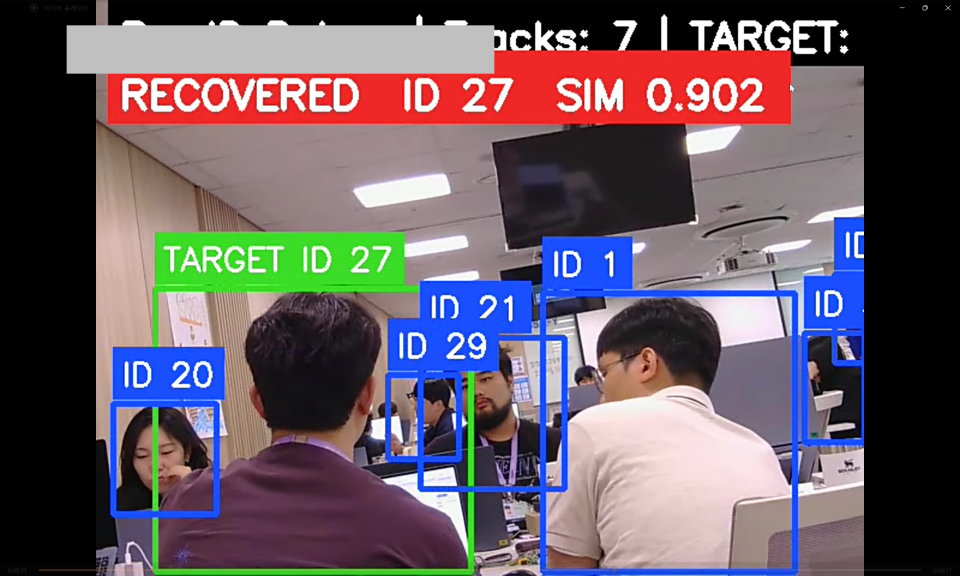
#> input picture img/id27.jpg, 2880 x 1728 px (shown at 1/3 size)
$ python -i mosaic_faces.py   (imports and definitions only)
#> lines starting #> are read from the running program, lines starting #| are printed output that depends on the picture; after the words box and inside, x2 and y2 are one past the last pixel; in counts of white or black regions, pixels touching at a corner belong together
#> further down, picture is the input picture: shape (1728, 2880, 3); mean B, G, R 98.5, 89.6, 102.1
r"""디버그 영상·스크린샷의 얼굴을 모자이크하고 오버레이는 원본 그대로 복원한다.

공개용(GitHub Releases 등) 자료를 만들 때 사용. 얼굴만 가리고
Re-ID 디버그 오버레이(배너·ID 라벨·추적 박스·상태줄)는 판독 가능하게 남긴다.

사용법:
    python scripts/mosaic_faces.py <입력> <출력>
    python scripts/mosaic_faces.py img/result.mp4 img/release/result.mp4
    python scripts/mosaic_faces.py img/result15.jpg img/release/result15.jpg

사전 준비:
    pip install opencv-contrib-python      # 4.x 계열 (5.0은 haarcascade 미포함)
    # YuNet 얼굴 탐지 모델을 이 스크립트와 같은 폴더에 둔다:
    curl -L -o scripts/yunet.onnx \\
      https://github.com/opencv/opencv_zoo/raw/main/models/face_detection_yunet/face_detection_yunet_2023mar.onnx
    # ffmpeg (H.264 재인코딩용) — winget install Gyan.FFmpeg

동작 원리
---------
1. 얼굴 탐지: YuNet을 2배 업스케일 프레임에 적용(작은 얼굴 리콜 향상).
   영상은 프레임별 결과를 ±SMOOTH 프레임 합집합으로 적용해 한두 프레임
   탐지 실패로 얼굴이 새는 것을 막는다. 탐지 결과는 .npz로 캐시한다.

2. 오버레이 복원: 오버레이는 렌더러가 화면 위에 **불투명하게** 덧그린
   픽셀이므로, 모자이크 후 그 자리를 원본으로 되돌려도 얼굴이 드러나지 않는다.
   - 채움 막대(배너·라벨)와 테두리 선(추적 박스)을 열림 연산으로 분리한다.
   - 막대는 바운딩 박스 전체를 복원 → 안의 흰 글자까지 살아난다.
   - 테두리 선은 순색 픽셀만 복원 → **박스 내부는 건드리지 않는다**
     (박스 내부를 복원하면 그 안의 얼굴이 노출되므로 절대 금지).

주의: 오버레이 색은 순색이 아니다. H.264 인코딩을 거치면 파랑이
(255,0,0)이 아니라 (252,78,27)로 실측된다. 순색만 기준으로 잡으면
라벨이 마스크에서 통째로 빠져 글자가 모자이크된 채 남는다.
다른 렌더러/코덱 자료에 재사용할 때는 아래 OVERLAY_COLORS를 실측해 갱신할 것
(채도 높은 픽셀의 최빈색을 세어보면 된다).

검증: 눈으로 몇 프레임 보는 것으로는 부족하다. verify_overlay.py로
전 프레임에서 막대 안 흰 글자 픽셀 수를 원본과 비교할 것.
"""

import shutil
import subprocess
import sys
import tempfile
from pathlib import Path

import cv2
import numpy as np

MODEL = str(Path(__file__).parent / "yunet.onnx")
CACHE_DIR = Path(__file__).parent / ".detcache"

SCORE = 0.5  # YuNet 신뢰도 임계값
UPSCALE = 2.0  # 탐지 전 확대 배율 (작은 얼굴 리콜)
SMOOTH = 6  # 앞뒤 ±N 프레임 탐지 결과를 합집합으로 적용
PAD = 0.35  # 탐지 박스를 사방으로 확장하는 비율
# 얼굴 한 변을 나눌 블록 수. 12로 했더니 블록이 너무 잘아 인물이 식별됐다 (2026-08-14)
MOSAIC = 5
MIN_BLOCK_PX = 8  # 블록 최소 크기 — 작은 얼굴도 이보다 잘게 쪼개지 않는다
TOL = 50  # 오버레이 색 허용 오차 (채널당)
MIN_BAR_AREA = 150  # 이 넓이 미만의 덩어리는 막대로 보지 않음

# 디버그 렌더러가 실제로 그리는 색 (BGR). 앞의 3개는 H.264 인코딩 후 실측값,
# 뒤의 3개는 순색 — 플레이어 스크린샷(jpg)은 색이 더 순수해서 둘 다 필요하다.
OVERLAY_COLORS = [
    (37, 38, 236),  # 빨강 배너 (RECOVERED)
    (38, 219, 58),  # 초록 배너·박스 (TARGET)
    (252, 78, 27),  # 파랑 라벨·박스 (ID)
    (0, 0, 255),
    (0, 255, 0),
    (255, 0, 0),
]

Boxes = list[tuple[int, int, int, int]]


def overlay_restore_mask(img: np.ndarray) -> np.ndarray:
    """복원할 오버레이 영역 마스크 = 채움 막대의 bbox 전체 + 테두리 선 자체."""
    color = np.zeros(img.shape[:2], np.uint8)
    for b, g, r in OVERLAY_COLORS:
        lo = np.array([max(0, b - TOL), max(0, g - TOL), max(0, r - TOL)], np.uint8)
        hi = np.array(
            [min(255, b + TOL), min(255, g + TOL), min(255, r + TOL)], np.uint8
        )
        color |= cv2.inRange(img, lo, hi)
#> this loop made 6 passes
#> pass 1, in overlay_restore_mask, `color |= cv2.inRange(img, lo, hi)`:
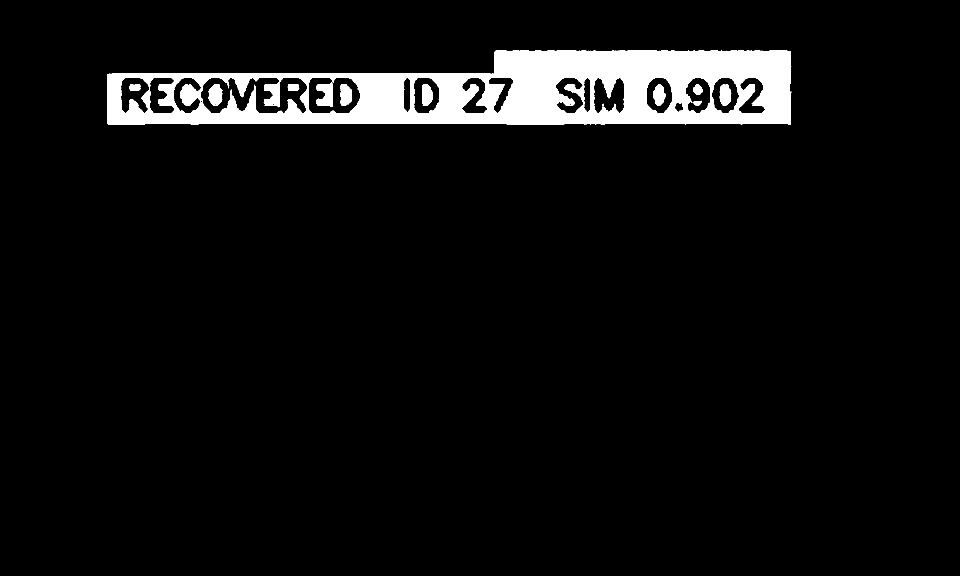
#> color: shape (1728, 2880) (shown at 1/3 size); 5.5% white; 13 white regions (2 under 20 px), largest, box (x1, y1, x2, y2) and area: (322, 151, 2374, 375) 264004, (625, 253, 667, 316) 2043, (1022, 253, 1056, 316) 1817
#> pass 2, in overlay_restore_mask, `color |= cv2.inRange(img, lo, hi)`:
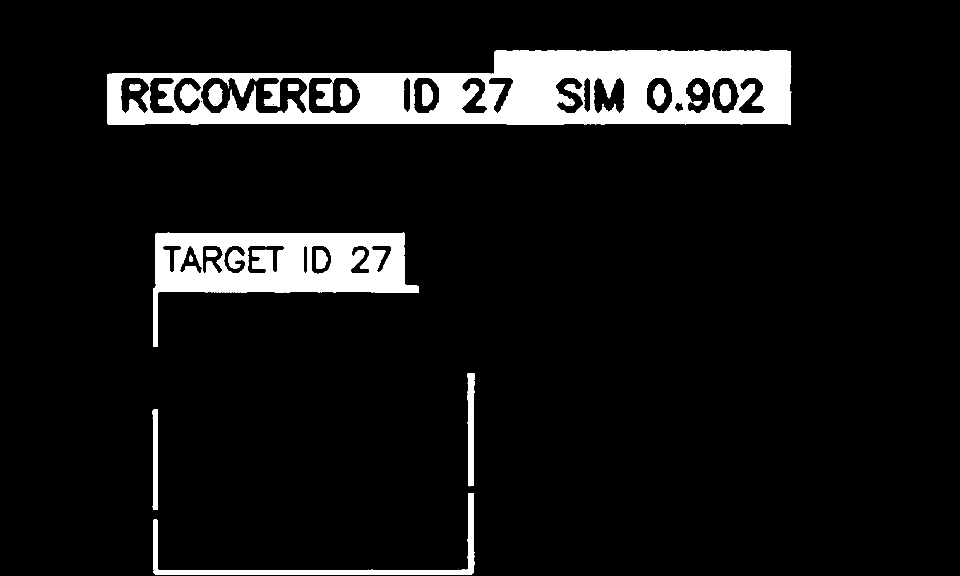
#> color: shape (1728, 2880) (shown at 1/3 size); 8.4% white; 26 white regions (8 under 20 px), largest, box (x1, y1, x2, y2) and area: (322, 151, 2374, 375) 264004, (459, 698, 1256, 1041) 111663, (460, 1479, 1424, 1724) 18383
#> pass 3, in overlay_restore_mask, `color |= cv2.inRange(img, lo, hi)`:
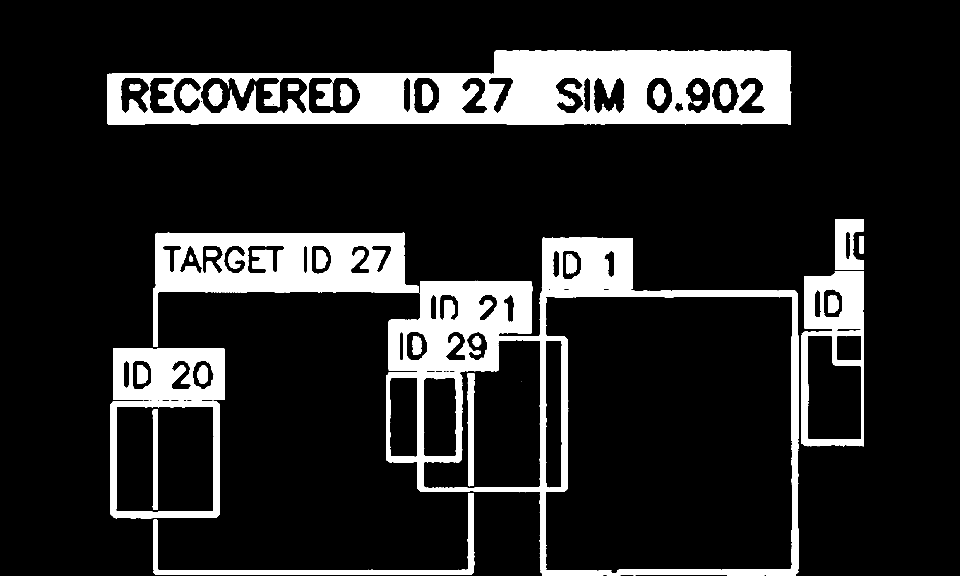
#> color: shape (1728, 2880) (shown at 1/3 size); 14.9% white; 44 white regions (15 under 20 px), largest, box (x1, y1, x2, y2) and area: (322, 151, 2374, 375) 264004, (1158, 713, 2396, 1728) 202383, (459, 698, 1256, 1041) 111663
#> after the loop: color: shape (1728, 2880); 14.9% white; 44 white regions (15 under 20 px), largest, box (x1, y1, x2, y2) and area: (322, 151, 2374, 375) 264004, (1158, 713, 2396, 1728) 202564, (459, 698, 1256, 1041) 111663

    # 열림으로 얇은 테두리 선을 지우면 채움 막대(배너·라벨)만 남는다
    solid = cv2.morphologyEx(color, cv2.MORPH_OPEN, np.ones((7, 7), np.uint8))
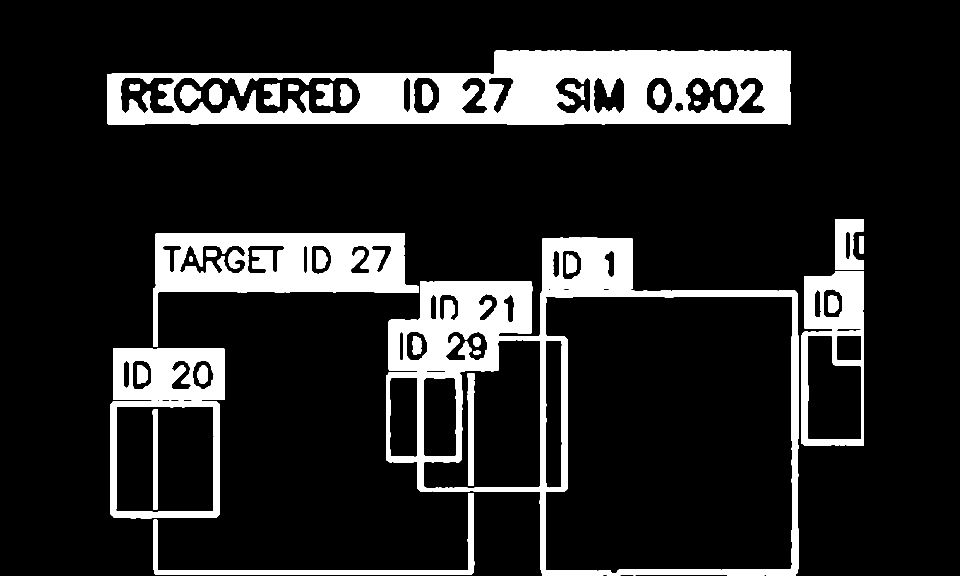
#> solid: shape (1728, 2880) (shown at 1/3 size); 14.8% white; 33 white regions, largest, box (x1, y1, x2, y2) and area: (323, 152, 2373, 374) 253685, (1158, 713, 2396, 1728) 201243, (459, 699, 1256, 1041) 111318
    mask = color.copy()
    count, _, stats, _ = cv2.connectedComponentsWithStats(solid, 8)
#> count = 34; stats = 34 rows, first 6: [0, 0, 2880, 1728, 4240410], [323, 152, 2050, 222, 253685], [792, 250, 48, 69, 2346], [950, 251, 48, 68, 2365], [389, 253, 31, 20, 568], [627, 253, 39, 61, 1976]
    for i in range(1, count):
        x, y, w, h, area = stats[i]
        if area >= MIN_BAR_AREA:
            mask[y : y + h, x : x + w] = 255  # 막대 안의 흰 글자까지 복원
#> this loop made 33 passes
#> (x, y, w, h, area) on passes 1 to 12: (323, 152, 2050, 222, 253685), (792, 250, 48, 69, 2346), (950, 251, 48, 68, 2365), (389, 253, 31, 20, 568), (627, 253, 39, 61, 1976), (864, 253, 31, 20, 553), (1022, 253, 34, 63, 1808), (1267, 253, 32, 63, 1629), (1695, 253, 58, 47, 1246), (541, 255, 61, 61, 2537), (1959, 254, 38, 60, 1628), (2080, 254, 27, 30, 613)
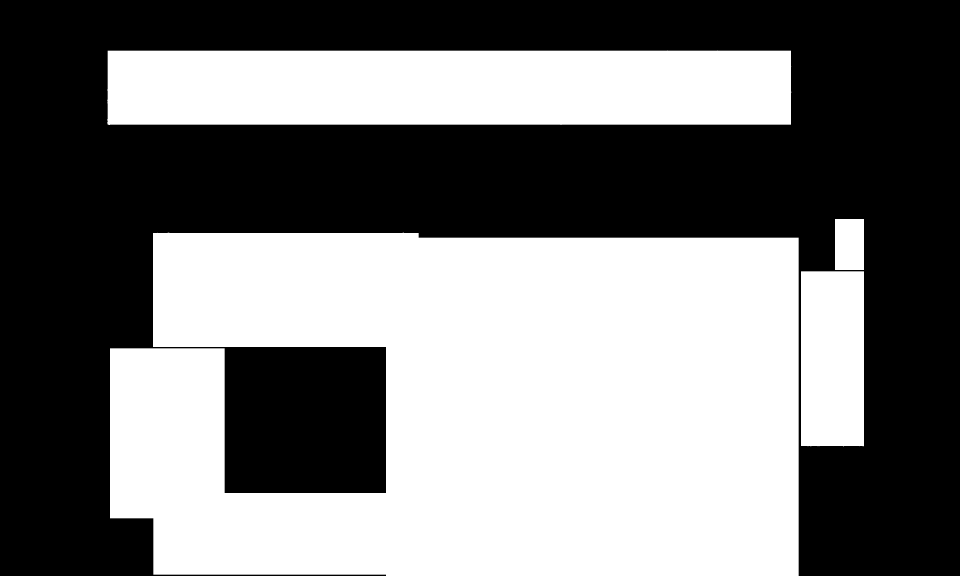
#> mask: shape (1728, 2880) (shown at 1/3 size); 48.1% white; 4 white regions, box (x1, y1, x2, y2) and area: (330, 698, 2396, 1728) 1827196, (322, 151, 2374, 375) 455134, (2403, 814, 2592, 1339) 99051, (2505, 657, 2592, 810) 13311
    return mask


# [165 lines left out: functions mosaic_faces, detect_faces, find_ffmpeg, process_image, load_or_detect, process_video and 1 more, not called in this run]


# [2 lines not run here, left out]

>>> import cv2
>>> picture = cv2.imread('../img/id27.jpg')
>>> result = overlay_restore_mask(picture)
